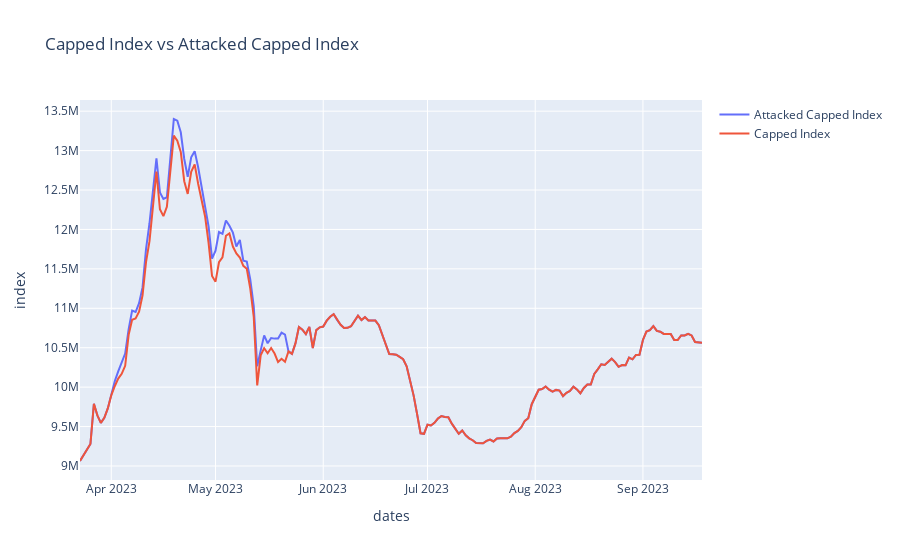

Notebook cell for this chart:
### Code cell
ind, ind_data = most_traded_index(
    df=agg_df_hist,
    n=5000,
    quantity_measure='min_quantity',
    raw_index=raw_index,
    compare=False,
    min_quantity=100,
    plot=False
)
ind_data, mapping = get_avg_share(ind_data)
map_df = get_caps(ind_data)
attacked_df = simulate_attack(map_df, item_list, 50, increase=True)
att_capped_ind = cap_index(attacked_df)
plot_inds(capped_ind, att_capped_ind, 'Capped Index', 'Attacked Capped Index')

### Figure 1 — Plotly figure (JSON) as saved in the notebook; plotly's stock layout.template omitted (floating-point values rounded to 4 significant figures; data arrays with more than 128 entries replaced by an {"elided": "..."} marker saying what was removed)
{"data": [{"mode": "lines", "name": "Attacked Capped Index", "type": "scatter", "x": {"elided": "180 str values"}, "y": {"elided": "180 float values"}}, {"mode": "lines", "name": "Capped Index", "type": "scatter", "x": {"elided": "180 str values"}, "y": {"elided": "180 float values"}}], "layout": {"title": {"text": "Capped Index vs Attacked Capped Index"}, "xaxis": {"title": {"text": "dates"}}, "yaxis": {"title": {"text": "index"}}}}
